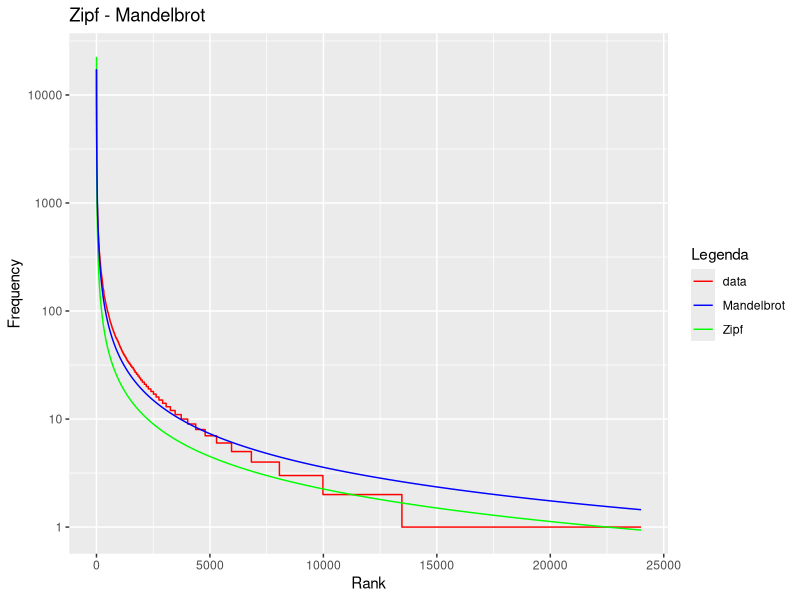

Write the R code that produced this figure.
library(ggplot2)
library(minpack.lm)

stats <- read.csv("test/stats.txt", header=FALSE)

zipf <- predict(nls(V3 ~ k/V1, data = stats, start = c(k = 5)))
mandelbrot_start <- coef(nls(log(V3) ~ log(P/(V1+d)^b), stats, start = c(P = 1, d = 1, b = 1)))
mandelbrot <- predict(nlsLM(V3 ~ P/(V1+d)^b, data = stats, start = mandelbrot_start))

d <- data.frame(x=stats['V1'], y1=stats['V3'], y2=zipf, y3=mandelbrot)

ggplot(d, aes(V1, colour=Legenda), log="y") + 
  geom_line(aes(y=V3, colour="data")) +
  geom_line(aes(y=y2, colour="Zipf")) +
  geom_line(aes(y=y3, colour="Mandelbrot")) +
  scale_colour_manual(values=c("red", "blue", "green")) +
  scale_y_log10() +
  labs(title = "Zipf - Mandelbrot", x = "Rank", y = "Frequency")


sum_of_words <- sum(stats$V3)
counter_sum <- 0
i <- 0
while (i <= length(stats$V3) && counter_sum < sum_of_words/2) {
  i <- i + 1
  counter_sum <- counter_sum + stats$V3[i]
}
cat("Number of words which cover 50% of corpus:",i)
cat("Number of hapax legomena:", sum(stats$V3[stats$V3 == 1]))
